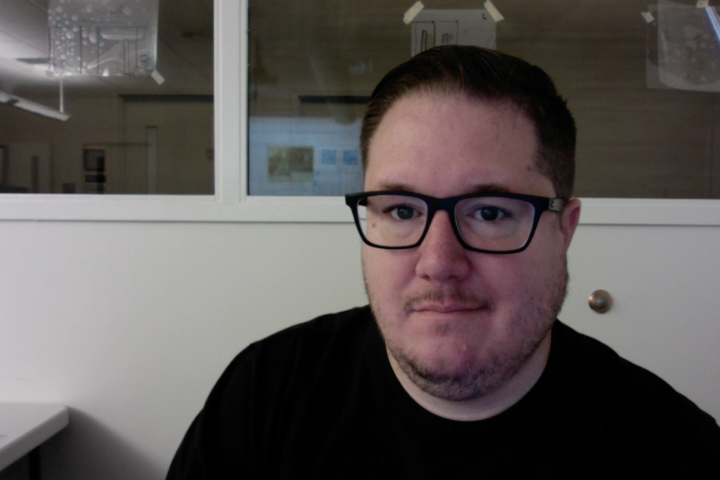
#> input picture example.jpg, 1440 x 960 px, given in place of the camera (shown at 1/2 size)
$ python objectoriented.py
#> lines starting #> are read from the running program, lines starting #| are printed output that depends on the picture; after the words box and inside, x2 and y2 are one past the last pixel; in counts of white or black regions, pixels touching at a corner belong together
#This wil be an object oriented version
#Of the virtual3d game
import cv2
import numpy as np

print ('Starting OO Virtual3D')


class FaceFinder:

	def __init__(self):
		print('Face Finder Initialize')
		self.face_cascade = cv2.CascadeClassifier('haarcascade_frontalface_default.xml')

	def find_face(self,frame):
		"""Returns face center (x,y), draws rect on frame"""

		#Convert to Greyscale:
		gray = cv2.cvtColor(frame,cv2.COLOR_BGR2GRAY)
		faces = self.face_cascade.detectMultiScale(gray, minNeighbors = 9)

		#Draw Rectangle

		if faces is None:
			return None
		bw=bx=bh=by=0

		for (x, y, w, h) in faces:
		    if w > bw:
		        bx, by, bw, bh = x, y, w, h

		cv2.rectangle(frame, (bx, by), (bx + bw, by + bh), (0, 255, 255), 3)

		return ((bx + bw//2), by + (bh//2))

#--------------------

class Stage:
	"""Initalized with display size, draws background grid based on position"""

	def __init__(self):
		self.display_h = 0
		self.display_w = 0
		self.cam_h = 720
		self.cam_w = 1280
		self.save_x = 960

	def draw_target_xy(self,img,pos,size):
		cv2.circle(img,pos,size,(0,0,255),-1)
		cv2.circle(img,pos,int(size*.8),(255,255,255),-1)
		cv2.circle(img,pos,int(size*.6),(0,0,255),-1)
		cv2.circle(img,pos,int(size*.4),(255,255,255),-1)
		cv2.circle(img,pos,int(size*.2),(0,0,255),-1)

	def draw_targetz(self,pos,facexy):
		tx,ty,tz = pos
		cv2.circle(img,(ball0x, ball0y),50,(255,0,0),-1)
		cv2.line(img,(960+ int((600-960)*.3**.2),540),(ball0x, ball0y),(255,0,0),3)

	def update(self, facexy):
		x,y = facexy
		e = .9 #smoothing content
		x = e * x + (1-e)*self.save_x
		self.save_x = x
		img = np.zeros([1080,1920,3])
		decay = .3
		sx = sy = 0
		dx = int((x - self.cam_w/2)*2)
		for i in range(1,7):
			sx = sx + int((960-sx)*decay)
			sy = sy + int((540-sy)*decay)
			dx = int(dx*decay)
			#print(sx,sy)
			cv2.rectangle(img, (sx+dx,sy),(1920-sx+dx, 1080-sy),(255,255,255), 1)

			ball0x = 600+ int((x-self.cam_w/2)*2*.6)
			ball0y = 540

			cv2.line(img,(960+ int((600-960)*.3**2),540),(ball0x,ball0y),(255,0,0),3)
			self.draw_target_xy(img, (ball0x,ball0y),35)

			ball1x = 1000+ int((x - self.cam_w/2)*2*.2)
			ball1y = 440

			cv2.line(img,(960+ int((1200-960)*.3**2), 540-int((540-340)*.3**2)),(ball1x,ball1y),(255,0,0),3)
			self.draw_target_xy(img, (ball1x,ball1y),25)

			ball2x = 1100+ int((x - self.cam_w/2)*2*.9)
			ball2y = 650

			cv2.line(img,(960+ int((1100-960)*.3**2), 540-int((540-650)*.3**2)),(ball2x,ball2y),(255,0,0),3)
			self.draw_target_xy(img, (ball2x,ball2y),50)

		cv2.imshow('Game', img)


#--------------------
ff = FaceFinder()
stage = Stage()
img = np.zeros([1080,1920,3])
cv2.imshow("Ray's Game", img)

cap = cv2.VideoCapture(cv2.CAP_ANY)
if not cap.isOpened():
	print('couldnt open cam')
	exit()

moved = False
#main processing loop
while True:
  ret, frame = cap.read()
#> frame is the input picture: shape (960, 1440, 3); mean B, G, R 83.9, 85.6, 91.3
  if not ret:
  	print('Error Reading Frame. Exiting...')


  facexy = ff.find_face(frame)
#> in find_face, `gray = cv2.cvtColor(frame,cv2.COLOR_BGR2GRAY)`:
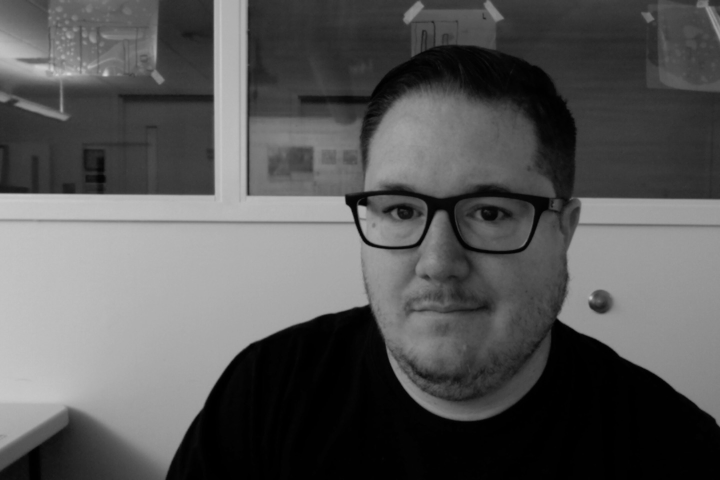
#> gray: shape (960, 1440) (shown at 1/2 size); min 0, max 218, mean 87.1
#> in find_face, `faces = self.face_cascade.detectMultiScale(gray, minNeighbors = 9)`: faces = [[650, 210, 516, 516]]
#> the loop in find_face, `for (x, y, w, h) in faces:` made 1 pass
#> (x, y, w, h, bx, by, bw, bh) on pass 1: (650, 210, 516, 516, 650, 210, 516, 516)
#> after the loop in find_face, `for (x, y, w, h) in faces:`: bh = 516; bx = 650; by = 210
#> in find_face, `cv2.rectangle(frame, (bx, by), (bx + bw, by + bh), (0, 255, 255), 3)`:
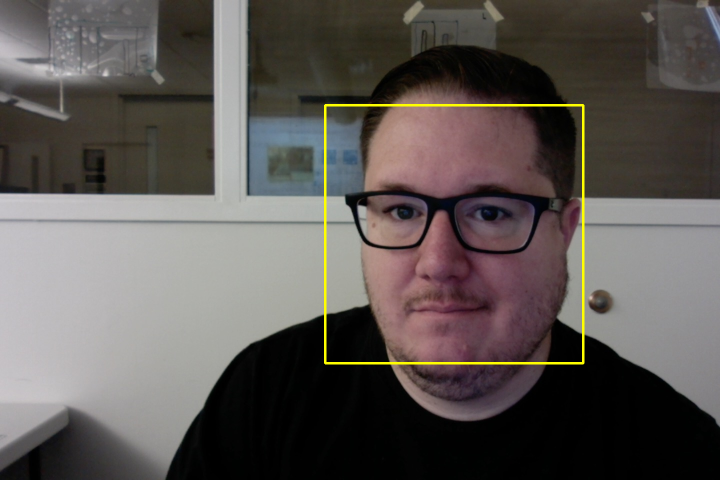
#> frame: shape (960, 1440, 3) (shown at 1/2 size); 0.75% of pixels changed, all inside (x1, y1, x2, y2) = (648, 208, 1169, 729)
#> facexy = (908, 468)
  frame_small = cv2.resize(frame,(frame.shape[1]//4, frame.shape[0]//4), interpolation = cv2.INTER_LINEAR)
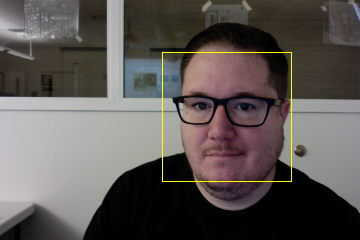
#> frame_small: shape (240, 360, 3); mean B, G, R 83.6, 86.7, 92.4
  #cv2.imshow("Ray's Game", frame)

  cv2.imshow('fac debug', frame_small)
  if not moved:
  	cv2.moveWindow("Ray's Game", 1080,0)
  	moved = True

  if facexy is not None:
  	img = stage.update(facexy)
#> in update, `x,y = facexy`: x = 908; y = 468
#> in update, `x = e * x + (1-e)*self.save_x`: x = 913.2
#> in update, `dx = int((x - self.cam_w/2)*2)`: dx = 546
#> the loop in update, `for i in range(1,7):` made 6 passes
#> dx on passes 1 to 6: 163, 48, 14, 4, 1, 0
#> after the loop in update, `for i in range(1,7):`:
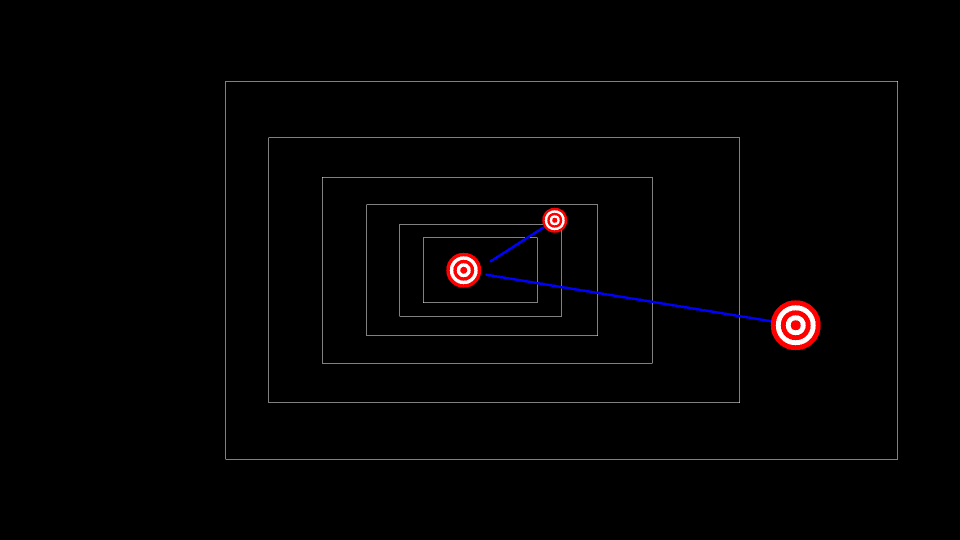
#> img: shape (1080, 1920, 3) float64 (shown at 1/2 size); mean of channels 0, 1, 2 2.6, 2.2, 3.2; drawn as B, G, R
#> after the loop in update, `for i in range(1,7):`: sx = 846; sy = 475

  if cv2.waitKey(30) == ord('q'):
#> (key q is pressed here)
    break


#pause = input('press enter to end')

cap.release()

cv2.destroyAllWindows()


print('virtual3d complete')
